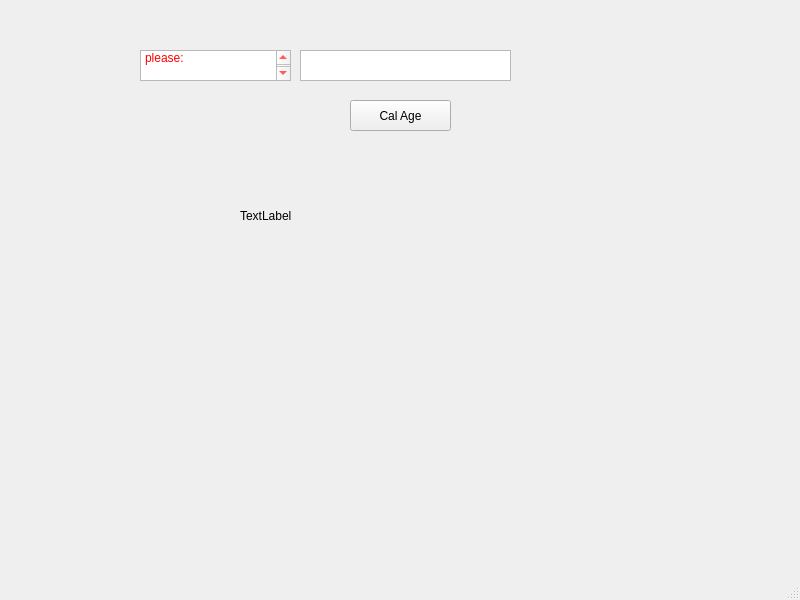
<?xml version="1.0" encoding="UTF-8"?>
<ui version="4.0">
 <class>Btn_Cal</class>
 <widget class="QMainWindow" name="Btn_Cal">
  <property name="geometry">
   <rect>
    <x>0</x>
    <y>0</y>
    <width>800</width>
    <height>600</height>
   </rect>
  </property>
  <property name="windowTitle">
   <string>MainWindow</string>
  </property>
  <widget class="QWidget" name="centralwidget">
   <widget class="QTextEdit" name="Input_Age">
    <property name="geometry">
     <rect>
      <x>300</x>
      <y>50</y>
      <width>211</width>
      <height>31</height>
     </rect>
    </property>
   </widget>
   <widget class="QPushButton" name="pushButton">
    <property name="geometry">
     <rect>
      <x>350</x>
      <y>100</y>
      <width>101</width>
      <height>31</height>
     </rect>
    </property>
    <property name="text">
     <string>Cal Age</string>
    </property>
   </widget>
   <widget class="QLabel" name="Label">
    <property name="geometry">
     <rect>
      <x>240</x>
      <y>150</y>
      <width>301</width>
      <height>131</height>
     </rect>
    </property>
    <property name="text">
     <string>TextLabel</string>
    </property>
   </widget>
   <widget class="QPlainTextEdit" name="plainTextEdit">
    <property name="geometry">
     <rect>
      <x>140</x>
      <y>50</y>
      <width>151</width>
      <height>31</height>
     </rect>
    </property>
    <property name="styleSheet">
     <string notr="true">color: rgb(255, 0, 0)</string>
    </property>
    <property name="plainText">
     <string>Hello Enter your age please:</string>
    </property>
   </widget>
  </widget>
  <widget class="QMenuBar" name="menubar">
   <property name="geometry">
    <rect>
     <x>0</x>
     <y>0</y>
     <width>800</width>
     <height>21</height>
    </rect>
   </property>
  </widget>
  <widget class="QStatusBar" name="statusbar"/>
 </widget>
 <resources/>
 <connections/>
</ui>
